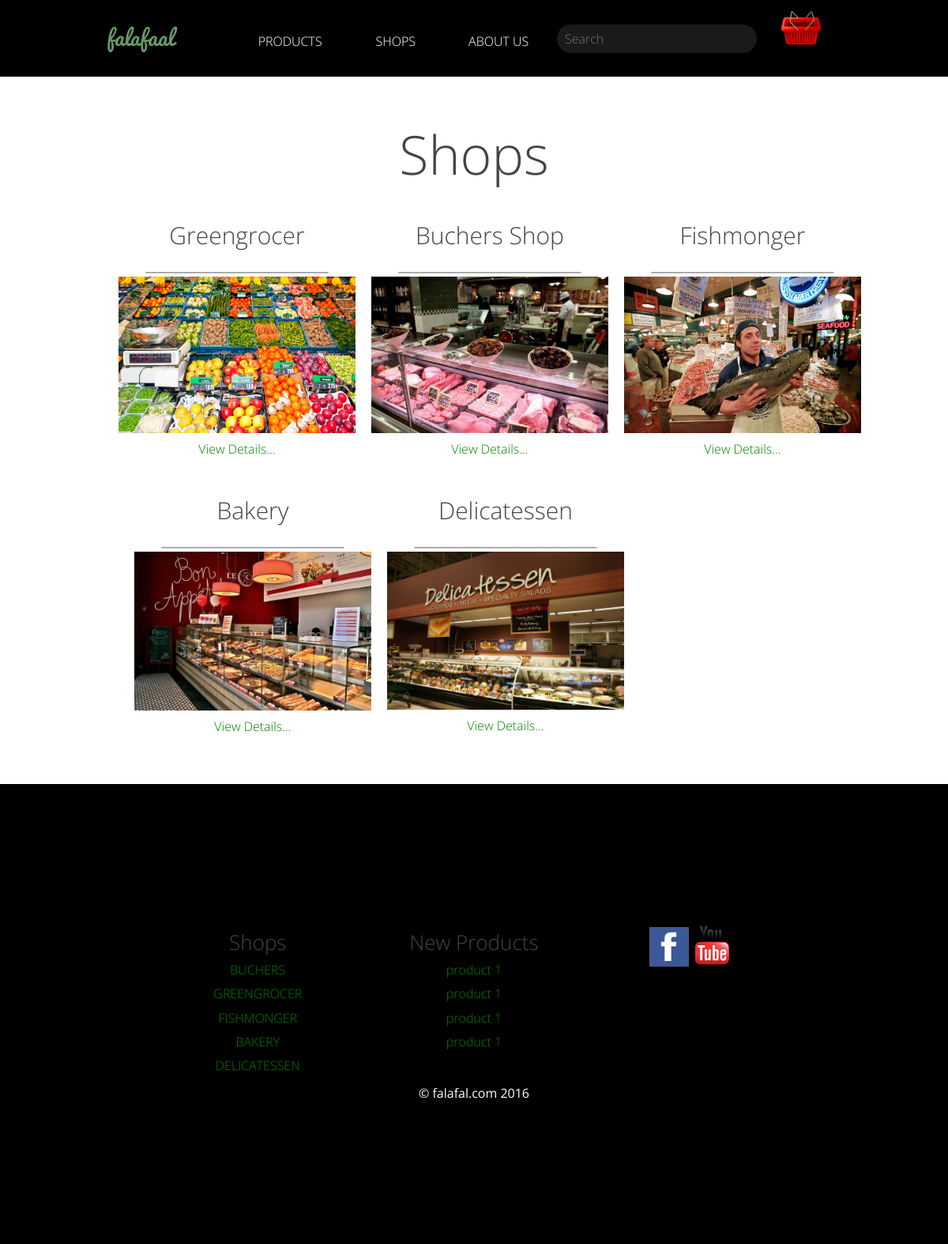
The app's page /tp_project/shop.php with its own data.
### tables this page shows
CREATE TABLE IF NOT EXISTS `shop` (
  `shop_id` int(11) NOT NULL AUTO_INCREMENT,
  `traders_id` int(11) NOT NULL,
  `shop_name` varchar(255) NOT NULL,
  `shop_image` varchar(255) NOT NULL,
  `shop_status` text NOT NULL,
  PRIMARY KEY (`shop_id`)
);

### tp_project/shop.php (the view)
<?php
    include("header.php");
?>
<head>
		<link rel="stylesheet" href="/gumby/css/gumby.css">
		<link rel="stylesheet" href="/css/main.css">
</head>
    <body>
      <div id="index_mid">
            <div class="row">
                <h1> Shops </h1>
                <div class="twelve columns">
                <?php
                $sql = "SELECT * FROM shop";
                $result = mysqli_query($connection, $sql) or die(mysqli_error());
                    while($row = mysqli_fetch_assoc($result)){
                    echo "<div class='four columns' style='padding:20px 0;'>";
                        echo "<h3>".$row['shop_name']."</h3>";
                        echo "_________________________________";
                        echo "<a href=shop_detail.php?id=".$row['shop_id']."> <img src='../admin/images/".$row['shop_image']."'> </a> <br>
                        <a href=shop_detail.php?id=".$row['shop_id']."> View Details...</a>
                    </div>";
                    }
                ?>
                </div>
            </div>
    </div>
    </body>
<?php
    include("footer.php");
?>
<head>

### tp_project/css/main.css (style rules this page uses)
#index_mid { text-align: center; padding: 40px; }
a { color: green; text-decoration: none; outline: 0; line-height: inherit; font-weight: 100; }

### records on screen
shop: shop_name "Greengrocer", shop_image (picture)
shop: shop_name "Buchers Shop", shop_image (picture)
shop: shop_name "Fishmonger", shop_image (picture)
shop: shop_name "Bakery", shop_image (picture)
shop: shop_name "Delicatessen", shop_image (picture)
